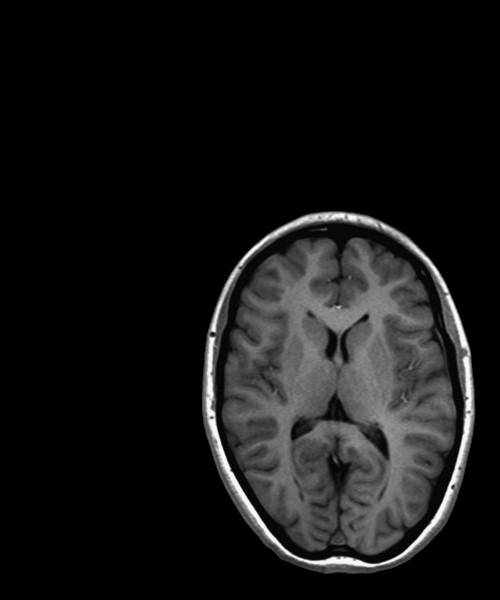
#> input picture img2.jpg, 500 x 600 px
$ python Tast_2_alignment_function.py
#> lines starting #> are read from the running program, lines starting #| are printed output that depends on the picture
#> further down, imReference is the input picture: shape (600, 500, 3); min 0, max 255, mean 22.2
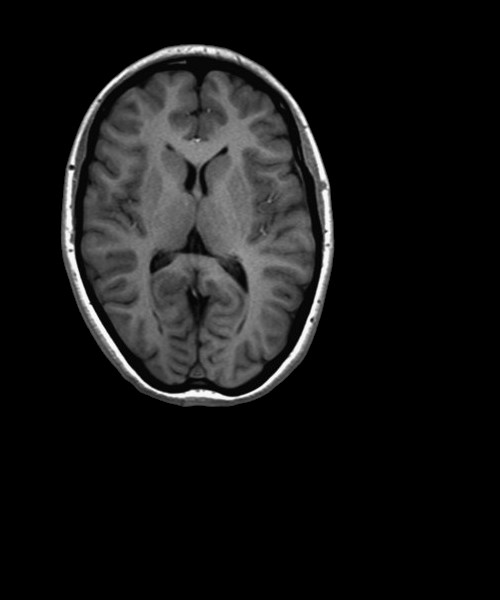
#> input picture img1.jpg, 500 x 600 px
#> further down, im is the input picture: shape (600, 500, 3); min 0, max 255, mean 22.2
from __future__ import print_function
import cv2
import numpy as np

MAX_FEATURES = 500
GOOD_MATCH_PERCENT = 0.15

def alignImages(im1, im2):

  # Convert images to grayscale
  im1Gray = cv2.cvtColor(im1, cv2.COLOR_BGR2GRAY)
  im2Gray = cv2.cvtColor(im2, cv2.COLOR_BGR2GRAY)

  # Detect ORB features and compute descriptors.
  orb = cv2.ORB_create(MAX_FEATURES)
  keypoints1, descriptors1 = orb.detectAndCompute(im1Gray, None)
#> keypoints1 = 500 keypoints; strongest (x, y, size): (73, 163, 31), (311, 319, 31), (71, 250, 37.2), (71, 166, 64.3)
  keypoints2, descriptors2 = orb.detectAndCompute(im2Gray, None)
#> keypoints2 = 500 keypoints; strongest (x, y, size): (210, 338, 37.2), (214, 330, 31), (213, 334, 53.6), (213, 330, 44.6)

  # Match features.
  matcher = cv2.DescriptorMatcher_create(cv2.DESCRIPTOR_MATCHER_BRUTEFORCE_HAMMING)
  matches = matcher.match(descriptors1, descriptors2, None)
#> matches = 500 matches


  # Remove not so good matches
  numGoodMatches = int(len(matches) * GOOD_MATCH_PERCENT)
#> numGoodMatches = 75
  matches = matches[:numGoodMatches]
#> matches = 75 matches

  # Draw top matches
  imMatches = cv2.drawMatches(im1, keypoints1, im2, keypoints2, matches, None)
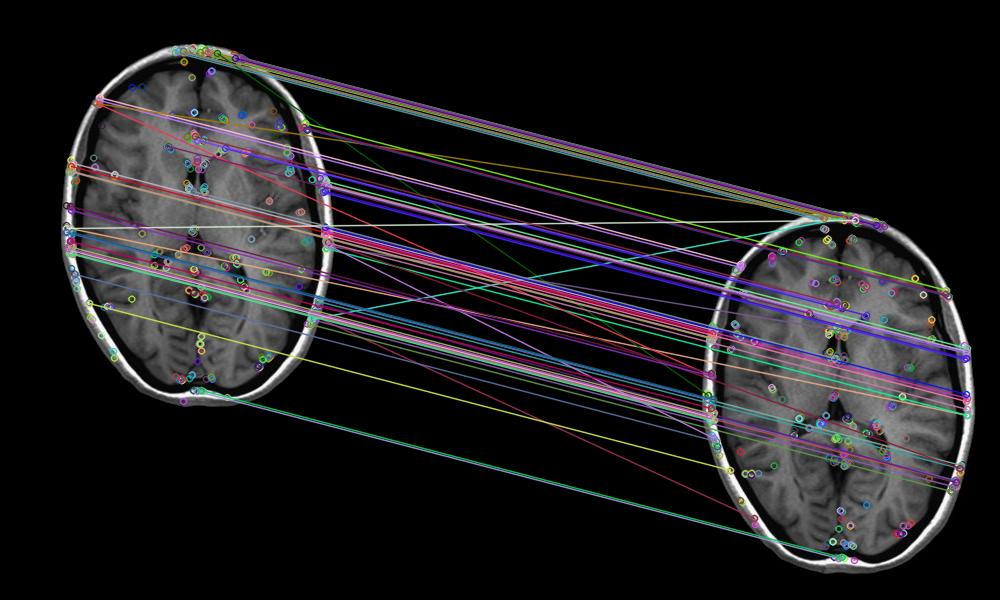
#> imMatches: shape (600, 1000, 3); mean B, G, R 32.3, 30, 31.7
  cv2.imwrite("matches.jpg", imMatches)

  # Extract location of good matches
  points1 = np.zeros((len(matches), 2), dtype=np.float32)
#> points1 = 75 pairs, first value 0 to 0, second value 0 to 0
  points2 = np.zeros((len(matches), 2), dtype=np.float32)
#> points2 = 75 pairs, first value 0 to 0, second value 0 to 0

  for i, match in enumerate(matches):
    points1[i, :] = keypoints1[match.queryIdx].pt
    points2[i, :] = keypoints2[match.trainIdx].pt
#> this loop made 75 passes
#> after the loop, points1 = 75 pairs, first value 66 to 331, second value 48 to 391; points2 = 75 pairs, first value 207 to 467, second value 215 to 558

  # Find homography
  h, mask = cv2.findHomography(points1, points2, cv2.RANSAC)
#> h = [[1, -0.00161, 141.2], [0.000687, 0.999, 167], [9.43e-07, -1.74e-06, 1]]; mask = 75 values, max 1 at index 0, min 0 at index 10, mean 0.84

  # Use homography
  height, width, channels = im2.shape
#> height = 600; width = 500; channels = 3
  im1Reg = cv2.warpPerspective(im1, h, (width, height))

  return im1Reg, h

if __name__ == '__main__':

  # Read reference image
  refFilename = "img2.jpg"
  print("Reading reference image : ", refFilename)
  imReference = cv2.imread(refFilename, cv2.IMREAD_COLOR)

  # Read image to be aligned
  imFilename = "img1.jpg"
  print("Reading image to align : ", imFilename)
  im = cv2.imread(imFilename, cv2.IMREAD_COLOR)

  print("Aligning images ...")
  # Registered image will be resotred in imReg.
  # The estimated homography will be stored in h.
  imReg, h = alignImages(im, imReference)

  # Write aligned image to disk.
  outFilename = "aligned.jpg"
  print("Saving aligned image : ", outFilename);
  cv2.imwrite(outFilename, imReg)

  # Print estimated homography
  print("Estimated homography : \n",  h)
#| Estimated homography :
#|  [[ 1.00031914e+00 -1.60898439e-03  1.41231571e+02]
#|  [ 6.87213288e-04  9.98984426e-01  1.66972385e+02]
#|  [ 9.42504886e-07 -1.74405067e-06  1.00000000e+00]]
